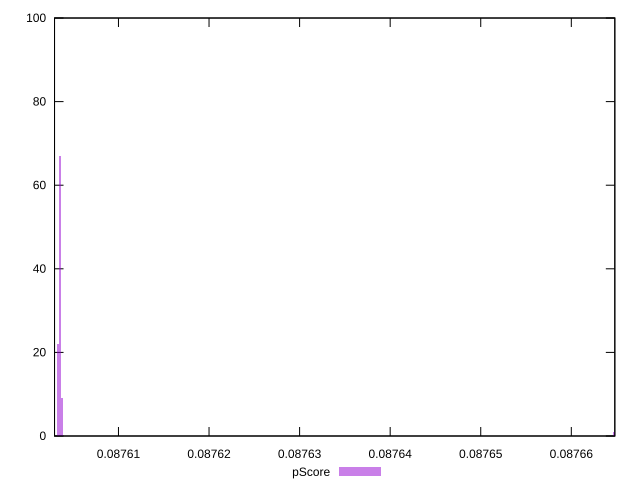

gnuplot code for this plot:
reset

$pScore <<EOF
0.08766470950678201 1
0.08760375957009353 9
0.08760329782814892 22
0.08760352869912123 67
0.08760283608620431 1
EOF

set key outside below
set boxwidth 2.3087097230482498e-7
set xrange [0.08760294177083983:0.08766480346974537]
set yrange [0:100]
set trange [0:100]
set style fill transparent solid 0.5 noborder
set terminal svg size 640, 490 enhanced background rgb 'white'
set output "report_00019_2021-02-10T18-14-37.922Z//uses-long-cache-ttl/samples/pages+cached+noadtech+nomedia/pScore/histogram.svg"

plot $pScore title "pScore" with boxes

reset
